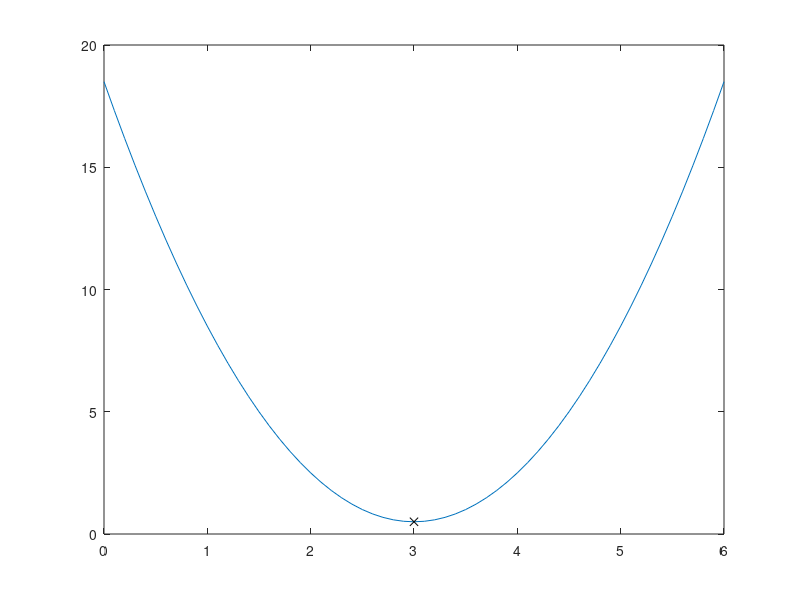

Write the MATLAB code that produced this figure. (Note: this script raises an error after producing the figure.)
close all;
clearvars;
f=@(x) 0.5+2*(x-3).^2;
df=@(x) 4*(x-3);
figure
plot(0:0.1:6,f(0:0.1:6))
hold on
plot(3,f(3),'kx')
xlabel('$\alpha$',Interpreter='latex')
ylabel('$f(\alpha$)',Interpreter='latex')

%% Bracketing Algoritm
alpha0=0; alpha1=1; rho=0.25; sigma=0.5; 
num_iter=10;
alpha=zeros(1,num_iter);
a=zeros(1,num_iter);
b=zeros(1,num_iter);
alpha(1)=alpha0;
alpha(2)=alpha1;
fmin=0;
mu= (fmin-f(0))/(rho*df(0)); tau1=9;
for iter=2:num_iter
    val=f(alpha(iter)); %evaluate f(alpha_i)
    if val <= fmin
        fmin=val;
        disp('terminate line search');
    end
    if (val>f(0)+alpha(iter)*rho*df(0)) || ...
            (f(alpha(iter))>= f(alpha(iter-1)))
        a(iter)=alpha(iter-1);
        b(iter)=alpha(iter);
        disp('terminate bracket');
        break;
    end
    val2=df(alpha(iter)); %evaluate f(alpha_i)
    if abs(val2)<=-sigma*df(0)
        fmin=val;
        disp('terminate line search');
    end
    if val2>=0
        a(iter)=alpha(iter-1);
        b(iter)=alpha(iter);
        disp('terminate bracket');
        break;        
    end
    if mu <= (2*alpha(iter)-alpha(iter-1))
        alpha(iter+1)=mu;
    else
        a_inter=2*alpha(iter)-alpha(iter-1);
        b_inter=min(mu,alpha(iter)+tau1*(alpha(iter)-alpha(iter-1)));
        dfz=@(z) (b_inter-a_inter)*df(z);
        zmin=-dfz(a_inter)/(2*(f(b_inter)-f(a_inter)-dfz(a_inter)));
        alpha(iter+1)=a_inter+zmin*(b_inter-a_inter);
    end
end

%% sectioning algorithm
tau2=0.1; tau3=0.5;
for iter2=iter:num_iter
    %choose alpha_j
    a_inter=a(iter2)+tau2*(b(iter2)-a(iter2));
    b_inter=b(iter2)-tau3*(b(iter2)-a(iter2));
    dfz=@(z) (b_inter-a_inter)*df(z);
    zmin=-dfz(a_inter)/(2*(f(b_inter)-f(a_inter)-dfz(a_inter)));
    alpha(iter2)=a_inter+zmin*(b_inter-a_inter);
    %evaluate f(alpha_j)
    val1=f(alpha(iter2));
    if (val1>f(0)+rho*alpha(iter2)*df(0)) || ...
            (f(alpha(iter2))>=f(a(iter2)))
        a(iter2+1)=a(iter2);
        b(iter2+1)=alpha(iter2);
    else
        val2=df(alpha(iter2));
        if abs(val2)<=-sigma*df(0)
            disp('terminate line search')
            break;
        end
        a(iter2+1)=alpha(iter2);
        if (b(iter2)-a(iter2))*df(alpha(iter2))>=0
            b(iter2+1)=a(iter2);
        else
            b(iter2+1)=b(iter2);
        end
    end
end
